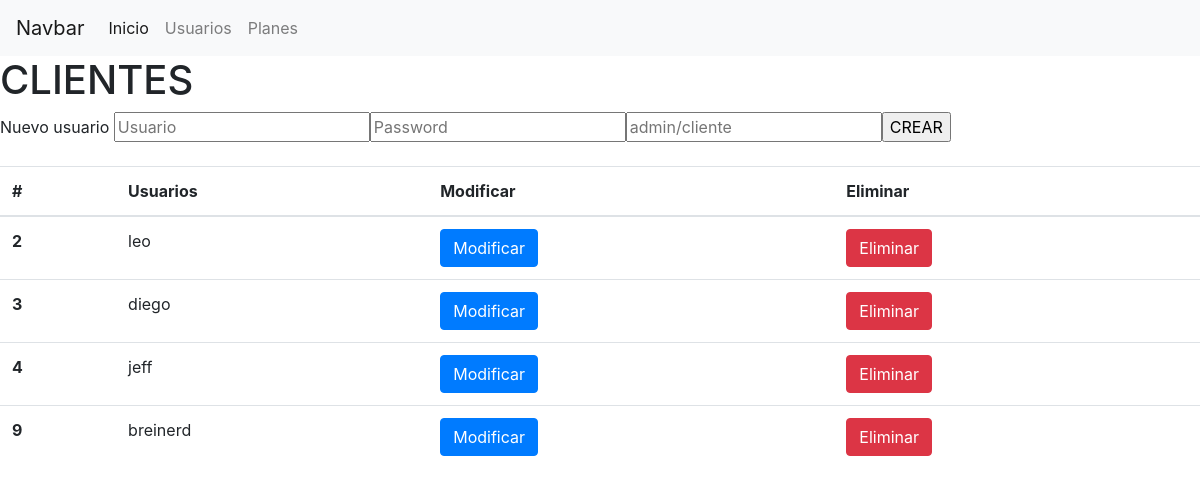
The app's page /usuarios.php with its own data.
### tables this page shows
CREATE TABLE `usuarios` (
  `id` int(11) NOT NULL AUTO_INCREMENT,
  `user` varchar(50) NOT NULL,
  `pass` varchar(50) NOT NULL,
  `rol` varchar(50) NOT NULL,
  PRIMARY KEY (`id`)
);

### usuarios.php (the view, shortened to what this page needs)
<!doctype html>
<html lang="en">
<head>
  <link rel="stylesheet" href="https://stackpath.bootstrapcdn.com/bootstrap/4.1.3/css/bootstrap.min.css">
  <nav class="navbar navbar-expand-lg navbar-light bg-light">
    <a class="navbar-brand" href="#">Navbar</a>
    <div class="collapse navbar-collapse" id="navbarSupportedContent">
      <ul class="navbar-nav mr-auto">
        <li class="nav-item active">
          <a class="nav-link" href="homeadmin.php">Inicio <span class="sr-only">(current)</span></a>
        </li>
        <li class="nav-item">
          <a class="nav-link" href="usuarios.php">Usuarios</a>
        </li>
        <li class="nav-item">
          <a class="nav-link" href="rutinas.php">Planes</a>
        </li>
      </ul>
    </div>
  </nav>
</head>
<body>
  <h1>CLIENTES</h1>
  <?php
  $con=conectar();
  $sql="SELECT * FROM usuarios";
  $result=mysqli_query($con,$sql);
  ?>
  <table class="table table-hover">
    <form class="" action="registrar.php" method="post">
      <input type="text" name="user" placeholder="Usuario">
      <input type="password" name="pass" placeholder="Password">
      <input type="text" name="rol" placeholder="admin/cliente">
      <input type="submit" value="CREAR">
    </form>
    <br>
    <br>
    <thead>
      <tr>
        <th scope="col">#</th>
        <th scope="col">Usuarios</th>
        <th scope="col">Modificar</th>
        <th scope="col">Eliminar</th>
      </tr>
    </thead>
    <tbody>
      <?php
      while ($file=mysqli_fetch_array($result)) {
        ?>
        <tr>
          <th scope="row"><?php echo $file ['id'] ?></th>
          <td><?php echo $file ['user']  ?></td>
          <td> <a href="#" class="btn btn-primary" data-toggle="modal" data-target="#modalmodificar<?php echo $file ['id'] ?>"> Modificar </a></td>
          <td> <a href="#" class="btn btn-danger" data-toggle="modal" data-target="#modaleliminar<?php echo $file ['id'] ?>"> Eliminar </a> </td>
        </tr>
        <?php
      }
      ?>
    </tbody>
  </table>
</body>
</html>

### records on screen
usuarios: id "2", user "leo"
usuarios: id "3", user "diego"
usuarios: id "4", user "jeff"
usuarios: id "9", user "breinerd"
